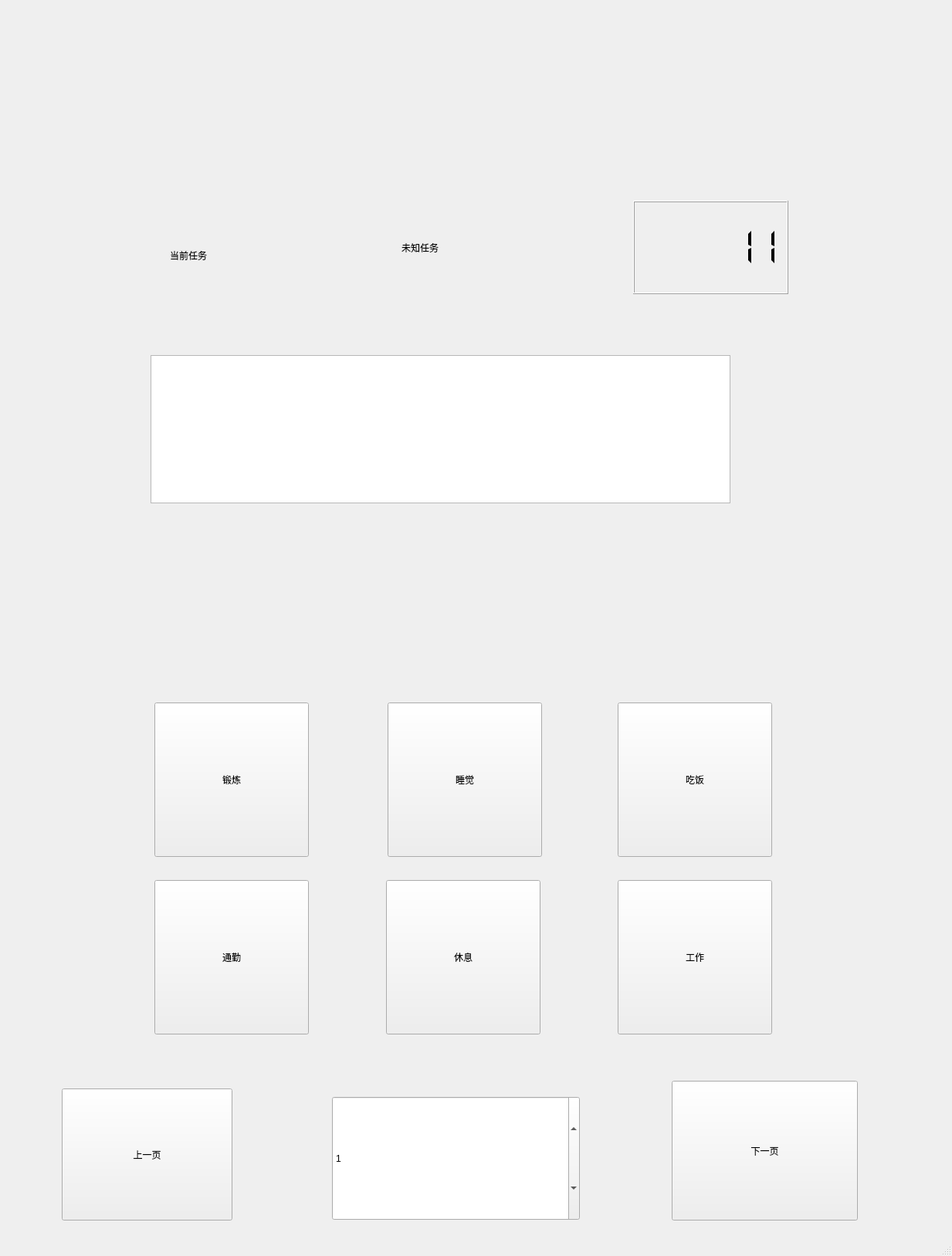
<?xml version="1.0" encoding="UTF-8"?>
<ui version="4.0">
 <class>MainWindow</class>
 <widget class="QMainWindow" name="MainWindow">
  <property name="geometry">
   <rect>
    <x>0</x>
    <y>0</y>
    <width>1233</width>
    <height>1627</height>
   </rect>
  </property>
  <property name="windowTitle">
   <string>MainWindow</string>
  </property>
  <widget class="QWidget" name="centralwidget">
   <widget class="QPushButton" name="sleep_button">
    <property name="geometry">
     <rect>
      <x>502</x>
      <y>910</y>
      <width>200</width>
      <height>200</height>
     </rect>
    </property>
    <property name="text">
     <string>睡觉</string>
    </property>
    <property name="iconSize">
     <size>
      <width>17</width>
      <height>17</height>
     </size>
    </property>
    <property name="tag" stdset="0">
     <number>0</number>
    </property>
   </widget>
   <widget class="QPushButton" name="eat_button">
    <property name="geometry">
     <rect>
      <x>800</x>
      <y>910</y>
      <width>200</width>
      <height>200</height>
     </rect>
    </property>
    <property name="text">
     <string>吃饭</string>
    </property>
    <property name="iconSize">
     <size>
      <width>17</width>
      <height>17</height>
     </size>
    </property>
    <property name="tag" stdset="0">
     <number>0</number>
    </property>
   </widget>
   <widget class="QPushButton" name="exercise_button">
    <property name="geometry">
     <rect>
      <x>200</x>
      <y>910</y>
      <width>200</width>
      <height>200</height>
     </rect>
    </property>
    <property name="text">
     <string>锻炼</string>
    </property>
    <property name="iconSize">
     <size>
      <width>17</width>
      <height>17</height>
     </size>
    </property>
    <property name="tag" stdset="0">
     <number>0</number>
    </property>
   </widget>
   <widget class="QPushButton" name="commute_button">
    <property name="geometry">
     <rect>
      <x>200</x>
      <y>1140</y>
      <width>200</width>
      <height>200</height>
     </rect>
    </property>
    <property name="text">
     <string>通勤</string>
    </property>
    <property name="iconSize">
     <size>
      <width>17</width>
      <height>17</height>
     </size>
    </property>
    <property name="tag" stdset="0">
     <number>0</number>
    </property>
   </widget>
   <widget class="QPushButton" name="break_button">
    <property name="geometry">
     <rect>
      <x>500</x>
      <y>1140</y>
      <width>200</width>
      <height>200</height>
     </rect>
    </property>
    <property name="text">
     <string>休息</string>
    </property>
    <property name="iconSize">
     <size>
      <width>17</width>
      <height>17</height>
     </size>
    </property>
    <property name="tag" stdset="0">
     <number>0</number>
    </property>
   </widget>
   <widget class="QPushButton" name="work_button">
    <property name="geometry">
     <rect>
      <x>800</x>
      <y>1140</y>
      <width>200</width>
      <height>200</height>
     </rect>
    </property>
    <property name="whatsThis">
     <string>&lt;html&gt;&lt;head/&gt;&lt;body&gt;&lt;p&gt;&lt;br/&gt;&lt;/p&gt;&lt;/body&gt;&lt;/html&gt;</string>
    </property>
    <property name="text">
     <string>工作</string>
    </property>
    <property name="iconSize">
     <size>
      <width>17</width>
      <height>17</height>
     </size>
    </property>
    <property name="tag" stdset="0">
     <number>0</number>
    </property>
   </widget>
   <widget class="QLabel" name="task_hint">
    <property name="geometry">
     <rect>
      <x>220</x>
      <y>260</y>
      <width>191</width>
      <height>141</height>
     </rect>
    </property>
    <property name="text">
     <string>当前任务</string>
    </property>
   </widget>
   <widget class="QLabel" name="current_task">
    <property name="geometry">
     <rect>
      <x>520</x>
      <y>250</y>
      <width>201</width>
      <height>141</height>
     </rect>
    </property>
    <property name="text">
     <string>未知任务</string>
    </property>
   </widget>
   <widget class="QLCDNumber" name="lcdNumber">
    <property name="geometry">
     <rect>
      <x>820</x>
      <y>260</y>
      <width>201</width>
      <height>121</height>
     </rect>
    </property>
    <property name="smallDecimalPoint">
     <bool>true</bool>
    </property>
    <property name="digitCount">
     <number>6</number>
    </property>
    <property name="mode">
     <enum>QLCDNumber::Dec</enum>
    </property>
    <property name="segmentStyle">
     <enum>QLCDNumber::Flat</enum>
    </property>
    <property name="value" stdset="0">
     <double>11.000000000000000</double>
    </property>
    <property name="intValue" stdset="0">
     <number>11</number>
    </property>
   </widget>
   <widget class="QPushButton" name="pushButton">
    <property name="geometry">
     <rect>
      <x>80</x>
      <y>1410</y>
      <width>221</width>
      <height>171</height>
     </rect>
    </property>
    <property name="text">
     <string>上一页</string>
    </property>
    <property name="tag" stdset="0">
     <number>1</number>
    </property>
   </widget>
   <widget class="QPushButton" name="pushButton_2">
    <property name="geometry">
     <rect>
      <x>870</x>
      <y>1400</y>
      <width>241</width>
      <height>181</height>
     </rect>
    </property>
    <property name="text">
     <string>下一页</string>
    </property>
    <property name="tag" stdset="0">
     <number>1</number>
    </property>
   </widget>
   <widget class="QSpinBox" name="spinBox">
    <property name="geometry">
     <rect>
      <x>430</x>
      <y>1420</y>
      <width>321</width>
      <height>161</height>
     </rect>
    </property>
    <property name="maximum">
     <number>3</number>
    </property>
    <property name="value">
     <number>1</number>
    </property>
   </widget>
   <widget class="QTextBrowser" name="textBrowser">
    <property name="geometry">
     <rect>
      <x>195</x>
      <y>460</y>
      <width>751</width>
      <height>192</height>
     </rect>
    </property>
   </widget>
  </widget>
  <widget class="QStatusBar" name="statusbar"/>
 </widget>
 <resources/>
 <connections/>
</ui>
